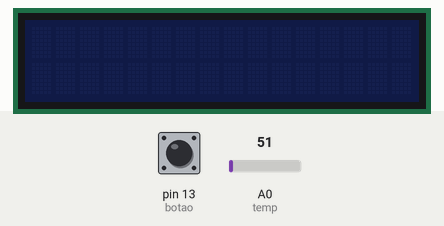
Recording of a sketch running on a simulated Arduino Uno, built with avr-gcc and run on an emulated ATmega328P. Parts: 16×2 character LCD. The inputs (shaded band) are chosen by the test bench; at power-on: pin 13 (botao) LOW, A0 (temp) = 51. What the sketch prints to the serial monitor is not drawn.

Above: at 1.2 s.
1.3 s: pin 13 (botao) pulled HIGH for 0.15 s
At 2.4 s:
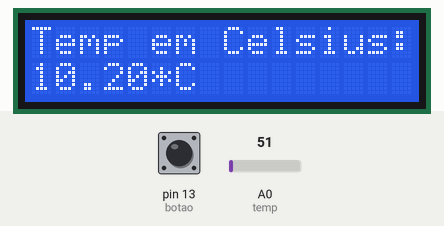
2.9 s: A0 (temp) set to 45
At 3.3 s:
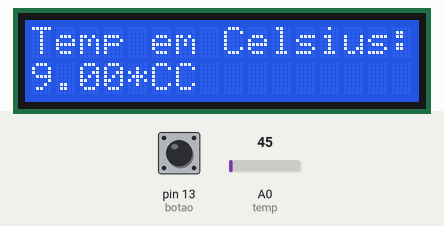
4.4 s: pin 13 (botao) pulled HIGH for 1 s
At 4.8 s:
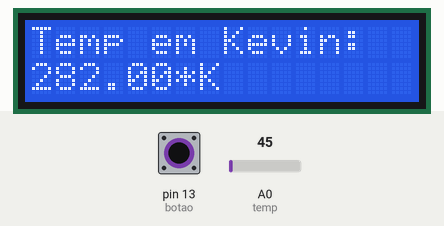
6.9 s: pin 13 (botao) pulled HIGH for 0.15 s
At 7.3 s:
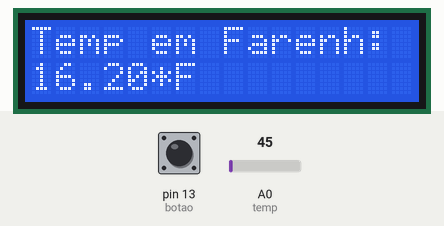
8.5 s: A0 (temp) set to 15
At 9.1 s:
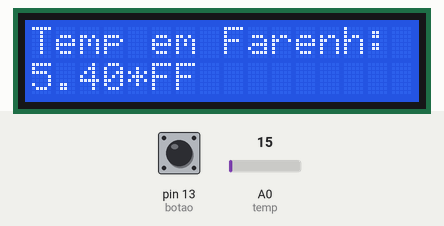
10.0 s: A0 (temp) set to 30
At 10.3 s:
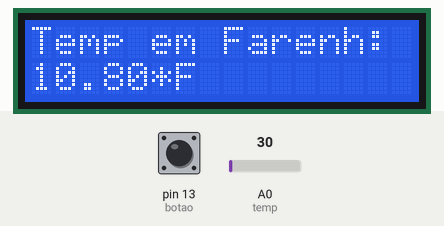
Timing chart, 0 to 12.5 s (numbered marks = the images above; inputs shaded):
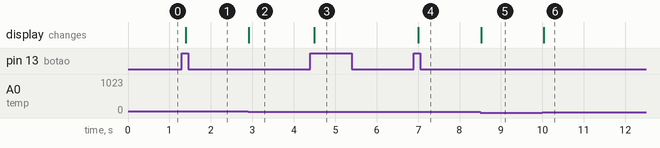

The sketch:

leitura_de_temperatura_com_sensor.ino
```cpp
#include <LiquidCrystal_I2C.h>
LiquidCrystal_I2C lcd(0x27, 16, 2);
const int temp = A0;

#define botao 13
int valor;
int anterior = 0;
int estado = LOW;

const float celsius = 0.20;
void setup()
{
  lcd.init();
  Serial.begin(9600);
}

void loop()
{
 valor = digitalRead(botao);
  Serial.println(valor);
  if(valor == 1 && anterior ==LOW){
  estado = estado +1;
  lcd.init();
  }
  anterior = valor;
  if (estado > 0){
    lcd.backlight();
  }
if(estado == 1){
  lcd.setCursor(0,0);
  lcd.print("Temp em Celsius:");
  lcd.setCursor(0,1);
  lcd.print(lerTemperatura());
  lcd.print("*C");

}
  else if (estado == 2){
    lcd.setCursor(0, 0);
    lcd.print("Temp em Kevin:");
    lcd.setCursor(0, 1);
    lcd.print(lerTemperatura()+273);
    lcd.print("*K");
  }
  else if (estado == 3){
    lcd.setCursor(0,0);
    lcd.print("Temp em Farenh:");
    float farenheit = (lerTemperatura()*9)/5;
    lcd.setCursor(0, 1);
    lcd.print(farenheit);
    lcd.print("*F");

  }
  else if(estado == 4){
    estado = 0;
    lcd.noBacklight();
  }}
float lerTemperatura(){
  return(analogRead(temp)*celsius);
}
```

Measured:
- the behaviour switches between 50 and 49 on A0 (temp) (found by bisection; images 1 and 2)
- after the input at 1.3 s, the display: changes after 0.09 s (image 1)
- after the input at 2.9 s, the display: changes at once (image 2)
- after the input at 4.4 s, the display: changes after 0.09 s (image 3)
- after the input at 6.9 s, the display: changes after 0.11 s (image 4)
- after the input at 8.5 s, the display: changes at once (image 5)
- after the input at 10.0 s, the display: changes at once (image 6)
